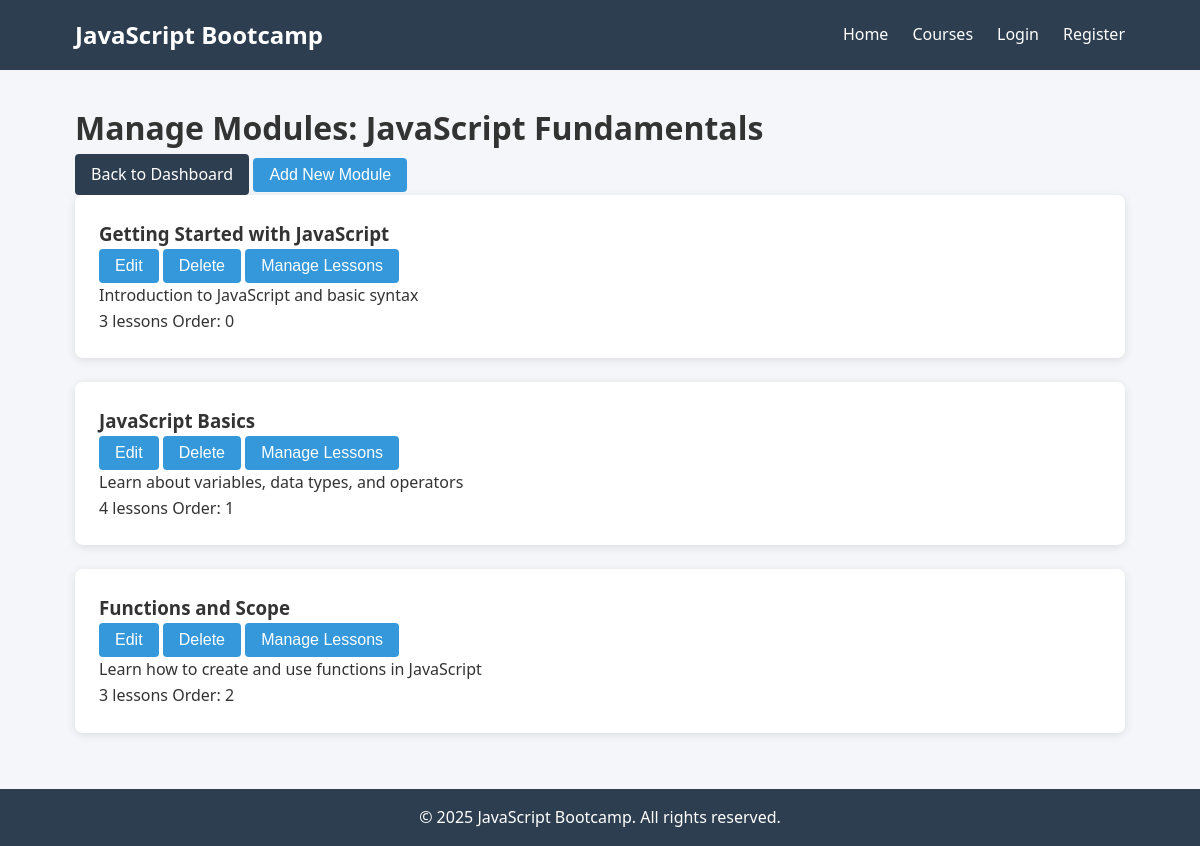
The app's page /courses/modules/1/ (signed in) with its own data.
### courses/models.py (models this page shows, shortened)
class Course(models.Model):
    title = models.CharField(max_length=200)
    slug = models.SlugField(unique=True)
    description = models.TextField()
    instructor = models.ForeignKey(CustomUser, on_delete=models.CASCADE, related_name='courses')
    thumbnail = models.ImageField(upload_to='course_thumbnails/', blank=True, null=True)
    created_at = models.DateTimeField(auto_now_add=True)
    updated_at = models.DateTimeField(auto_now=True)
    is_published = models.BooleanField(default=False)

class Module(models.Model):
    course = models.ForeignKey(Course, on_delete=models.CASCADE, related_name='modules')
    title = models.CharField(max_length=200)
    description = models.TextField(blank=True)
    order = models.PositiveIntegerField(default=0)
    class Meta:
        ordering = ['order']

### courses/views.py (the view)
# urls.py: path('courses/modules/<int:course_id>/', views.module_management, name='module-management'),
@login_required
def module_management(request, course_id):
    if not request.user.is_instructor:
        return redirect('dashboard')
    course = get_object_or_404(Course, id=course_id, instructor=request.user)
    return render(request, 'courses/module_management.html', {
        'course': course
    })

### templates/courses/module_management.html (shortened to what this page needs)
{% extends 'base.html' %}
{% block content %}
<div class="module-management">
    <div class="management-header">
        <h1>Manage Modules: {{ course.title }}</h1>
        <div class="header-actions">
            <a href="/dashboard/instructor/" class="btn btn-secondary">Back to Dashboard</a>
            <button id="add-module-btn" class="btn">Add New Module</button>
        </div>
    </div>
    <div class="modules-container">
        <div id="modules-list" class="modules-list">
            {% for module in course.modules.all %}
                <div class="module-item card" data-module-id="{{ module.id }}">
                    <div class="module-header">
                        <h3>{{ module.title }}</h3>
                        <div class="module-actions">
                            <button class="btn btn-edit">Edit</button>
                            <button class="btn btn-delete">Delete</button>
                            <button class="btn btn-lessons">Manage Lessons</button>
                        </div>
                    </div>
                    <div class="module-content">
                        <p>{{ module.description }}</p>
                        <p class="module-meta">
                            <span class="lesson-count">{{ module.lessons.count }} lessons</span>
                            <span class="module-order">Order: {{ module.order }}</span>
                        </p>
                    </div>
                </div>
            {% empty %}
                <div class="empty-state card" id="empty-state">
                    <p>No modules have been added to this course yet.</p>
                    <button id="create-first-module" class="btn">Create First Module</button>
                </div>
            {% endfor %}
        </div>
    </div>
</div>
{% endblock %}

### static/css/styles.css (style rules this page uses)
:root { --primary-color: #3498db; --secondary-color: #2c3e50; --accent-color: #e74c3c; --light-bg: #f4f6f9; --dark-text: #333; --light-text: #fff; }
* { margin: 0; padding: 0; box-sizing: border-box; }
body { font-family: 'Segoe UI', Tahoma, Geneva, Verdana, sans-serif; line-height: 1.6; color: var(--dark-text); background-color: var(--light-bg); }
.card { background-color: white; border-radius: 8px; box-shadow: 0 2px 10px rgba(0, 0, 0, 0.1); padding: 1.5rem; margin-bottom: 1.5rem; }
.btn { display: inline-block; padding: 0.5rem 1rem; background-color: var(--primary-color); color: var(--light-text); border: none; border-radius: 4px; cursor: pointer; text-decoration: none; font-size: 1rem; transition: background-color 0.3s; }
.btn-secondary { background-color: var(--secondary-color); }

### records on screen
Course: title "JavaScript Fundamentals"
Module: title "Getting Started with JavaScript", description "Introduction to JavaScript and basic syntax", lessons.count "3", order "0"
Module: title "JavaScript Basics", description "Learn about variables, data types, and operators", lessons.count "4", order "1"
Module: title "Functions and Scope", description "Learn how to create and use functions in JavaScript", lessons.count "3", order "2"
